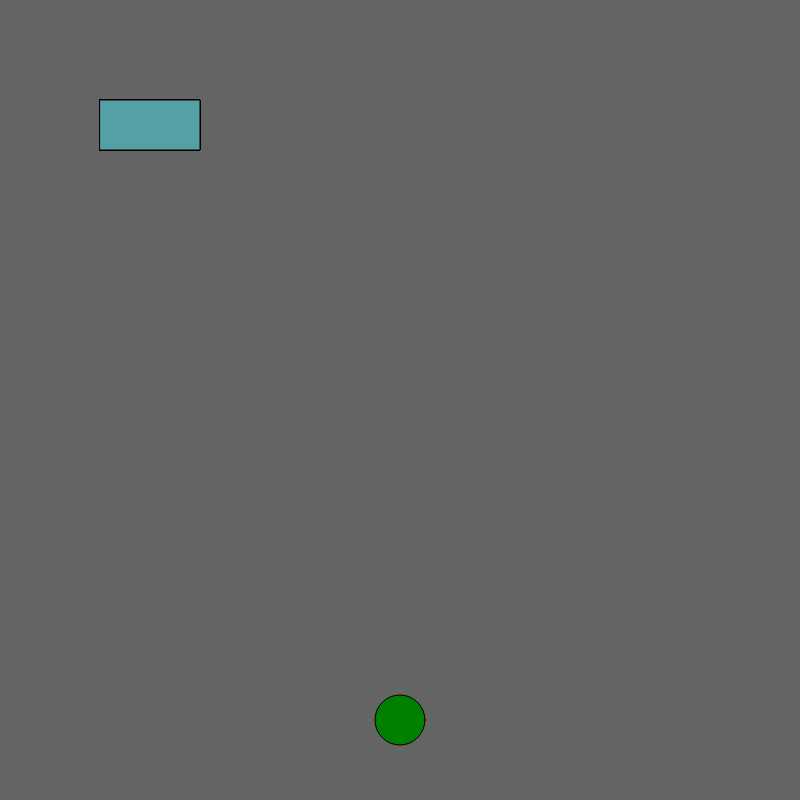
Frame 1 (no input)
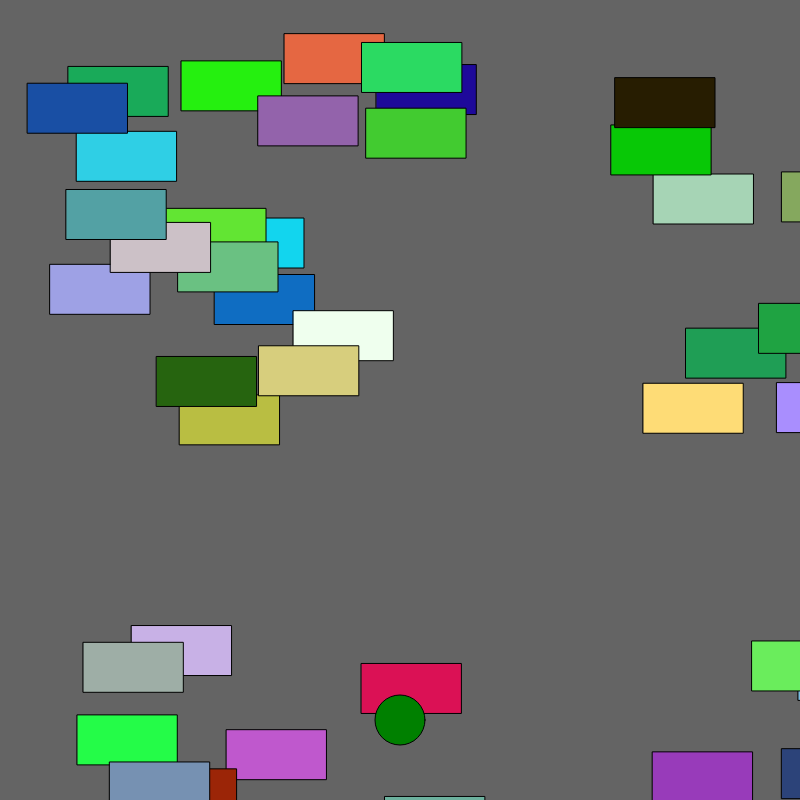
Frame 60 (no input)
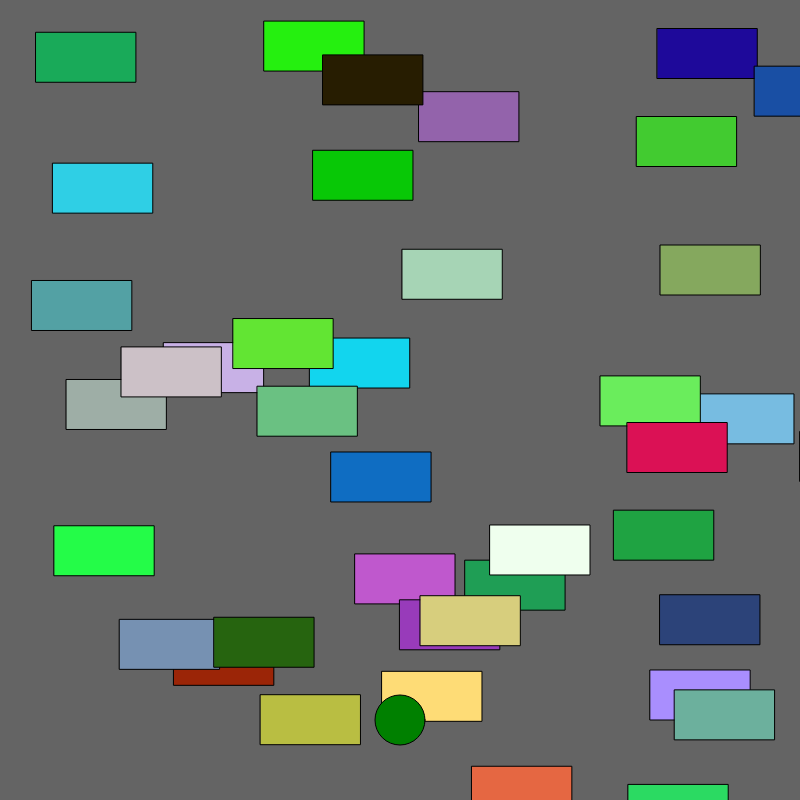
Frame 120 (the mouse pressed at the canvas centre since frame 60)

The p5.js sketch that drew these frames (run headless with seeded random() and noise() and a simulated clock; from frame 60 on, the mouse is pressed at the canvas centre):

// p5.js sketch
// ── sketch.js
var cars = [];
var frogPos;

function setup() {
  createCanvas(800, 800);
  for (var i = 0; i < 40; i++){
    cars.push(new Car());
  }

  frogPos = createVector(width/2, height-80);
}

function draw() {
  background(100);

  for (var i = 0; i < cars.length; i++) {
    cars[i].display();
    cars[i].drive();


  //collision detection
  if (cars[i].pos.dist(frogPos) < 20) {
    cars.splice(i, 1);
    }
  }
  //frog
  fill('green');
  ellipse(frogPos.x, frogPos.y, 50, 50)
  checkForKeys(); //this moves the frog
}

function Car() {
  //attributes
  this.pos = createVector(100, 100);
  this.vel = createVector(random(-5,5),random(-5,5));
  this.r = random(255);
  this.g = random(255);
  this.b = random(255);

  //methods

  this.display = function(){
    fill(this.r, this.g, this.b);
    rect(this.pos.x, this.pos.y, 100, 50)

  }
  this.drive = function(){
    this.pos.add(this.vel);
    if (this.pos.x > width) this.pos.x = 0;
    if (this.pos.x < 0) this.pos.x = width;
    if (this.pos.y > height) this.pos.y = 0;
    if (this.pos.y < 0) this.pos.y = height;
  }

}

function checkForKeys(){
  if (keyIsDown(LEFT_ARROW)) frogPos.x = frogPos.x - 5;
  if (keyIsDown(RIGHT_ARROW)) frogPos.x = frogPos.x + 5;
  if (keyIsDown(UP_ARROW)) frogPos.y = frogPos.y - 5;
  if (keyIsDown(DOWN_ARROW)) frogPos.y = frogPos.y + 5;
}
